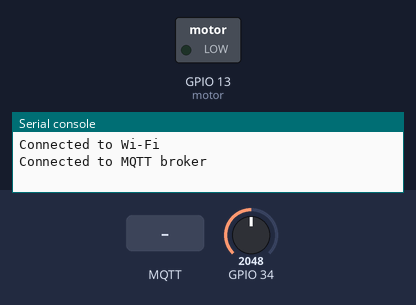
A program run on a simulated ESP32 board running MicroPython. Shown: switched loads named in the program (green lamp = pin HIGH), the last lines printed to the serial console. The inputs (shaded band) are chosen by the test bench; at power-on: GPIO 34 = 2048 (analog values on the 0–4095 scale). No MQTT or app messages arrive unless stated; values from a settings file that is not in the repository are placeholders; the clock reads 2024-03-15 10:24:30 at power-on unless the program sets it; library files of the repository ran but are not shown: mqtt.py.

Above: at 2.8 s.
2.9 s: MQTT message "Activate" arrives on the first subscribed topic
At 4.4 s:
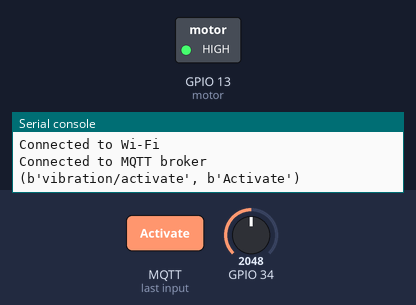
Timing chart, 0 to 10.2 s (numbered marks = the images above; inputs shaded):
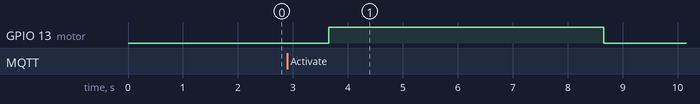

Measured:
- after the input at 2.9 s, GPIO 13 (motor): LOW → HIGH after 0.75 s, → LOW 5.0 s later

The program:

main.py
```python
from machine import Pin
from lib.battery_status import BatteryStatus
from lib.mqtt import MQTT
from time import sleep, time

motor = Pin(13, Pin.OUT)
battery = BatteryStatus(34)
mqtt = MQTT()

def on_message(topic, msg):
    global motor
    print((topic, msg))
    if msg == b"Activate":
        motor.value(1)
        sleep(5)
        motor.value(0)

mqtt.client.set_callback(on_message)
mqtt.client.subscribe(b"vibration/activate")

last_batt_send = time()

while True:
    mqtt.client.check_msg()
    now = time()
    if now - last_batt_send >= 3:
        batt = battery.getPercentage_batt()
        print("Sending battery:", batt)
        mqtt.client.publish(b"vibration/battery", str(batt))
        last_batt_send = now
    sleep(1)
```

battery_status.py
```python
from adc_sub import ADC_substitute
from time import sleep

class BatteryStatus:
    def __init__(self, pin_num):
        self.lin = self.getSlope(1698, 2440, 3.0, 4.2)
        self.adcsub = ADC_substitute(pin_num)

    def getSlope(self, x1, x2, y1, y2):
        a = (y2 - y1) / (x2 - x1)
        b = y1 - a * x1
        return (a, b)

    def batt_voltage(self, adc_v):
        return self.lin[0]*adc_v+self.lin[1]

    #Procent:
    # 3V = 0%
    # 4.2V = 100%
    def batt_percentage(self, u_batt):
        without_offset = (u_batt-3)
        normalized = without_offset / (4.2-3.0)
        percent = normalized * 100
        return percent

    def getPercentage_batt(self):
        adc = self.adcsub.read_adc()
        bat_v = self.batt_voltage(adc)
        return self.batt_percentage(bat_v)
```

adc_sub.py
```python
# An ESP32 ADC substituting library usable from 200 mV to 2,4 V
#
# This library mitigates some of the ESP32 ADC problems:
# - noise: by averaging over 256 measurement
# - 100 mV late start, and
# - non linearity: by using own formula
#
# The library uses a fixed attenuation of 11 dB and 12 bits

from machine import ADC, Pin

class ADC_substitute():

    __adc = None

    def __init__(self, pin_adc):
        self.__adc = ADC(Pin(pin_adc))
        self.__adc.atten(ADC.ATTN_11DB)
        self.__adc.width(ADC.WIDTH_12BIT)

    def read_adc(self):
        adc_val = 0
        for i in range(256):
            adc_val += self.__adc.read()
        adc_val = adc_val >> 8

        return adc_val
```
